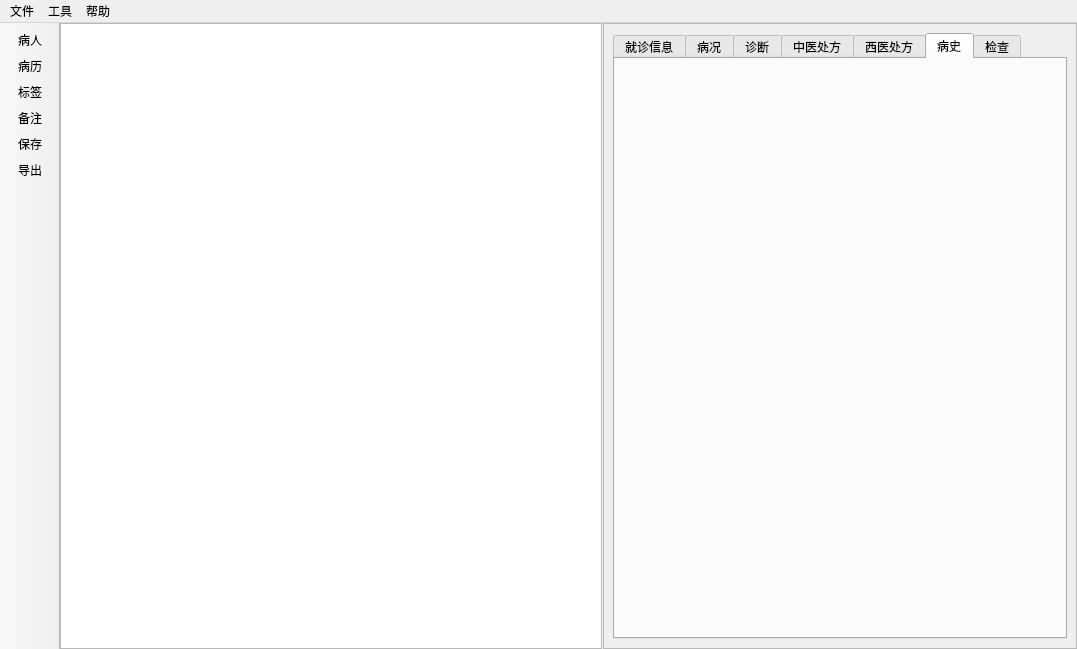
<?xml version="1.0" encoding="UTF-8"?>
<ui version="4.0">
 <class>LaunchWindow</class>
 <widget class="QMainWindow" name="LaunchWindow">
  <property name="geometry">
   <rect>
    <x>0</x>
    <y>0</y>
    <width>1077</width>
    <height>649</height>
   </rect>
  </property>
  <property name="windowTitle">
   <string>LaunchWindow</string>
  </property>
  <widget class="QWidget" name="centralwidget">
   <layout class="QFormLayout" name="formLayout">
    <property name="leftMargin">
     <number>0</number>
    </property>
    <property name="topMargin">
     <number>0</number>
    </property>
    <property name="rightMargin">
     <number>0</number>
    </property>
    <property name="bottomMargin">
     <number>0</number>
    </property>
    <item row="0" column="0" colspan="2">
     <widget class="QSplitter" name="splitter">
      <property name="sizePolicy">
       <sizepolicy hsizetype="Expanding" vsizetype="Expanding">
        <horstretch>0</horstretch>
        <verstretch>0</verstretch>
       </sizepolicy>
      </property>
      <property name="orientation">
       <enum>Qt::Horizontal</enum>
      </property>
      <property name="handleWidth">
       <number>1</number>
      </property>
      <widget class="QStackedWidget" name="funcArea">
       <property name="currentIndex">
        <number>0</number>
       </property>
       <widget class="QWidget" name="page">
        <layout class="QFormLayout" name="formLayout_2">
         <property name="leftMargin">
          <number>0</number>
         </property>
         <property name="topMargin">
          <number>0</number>
         </property>
         <property name="rightMargin">
          <number>0</number>
         </property>
         <property name="bottomMargin">
          <number>0</number>
         </property>
         <item row="0" column="0" colspan="2">
          <widget class="QTreeView" name="treeView">
           <property name="enabled">
            <bool>true</bool>
           </property>
          </widget>
         </item>
        </layout>
       </widget>
      </widget>
      <widget class="QFrame" name="frame">
       <property name="frameShape">
        <enum>QFrame::StyledPanel</enum>
       </property>
       <property name="frameShadow">
        <enum>QFrame::Raised</enum>
       </property>
       <layout class="QFormLayout" name="formLayout_3">
        <item row="0" column="0" colspan="2">
         <widget class="QTabWidget" name="tabWidget">
          <property name="currentIndex">
           <number>5</number>
          </property>
          <widget class="InfoRecordWidget" name="infoRecTab">
           <attribute name="title">
            <string>就诊信息</string>
           </attribute>
          </widget>
          <widget class="StateIllnessWidget" name="stateIllTab">
           <attribute name="title">
            <string>病况</string>
           </attribute>
          </widget>
          <widget class="DiagnosisWidget" name="diagnosisTab">
           <attribute name="title">
            <string>诊断</string>
           </attribute>
          </widget>
          <widget class="FormularTableForm" name="tcmPrescTab">
           <attribute name="title">
            <string>中医处方</string>
           </attribute>
          </widget>
          <widget class="QWidget" name="tab_5">
           <attribute name="title">
            <string>西医处方</string>
           </attribute>
          </widget>
          <widget class="QWidget" name="tab_6">
           <attribute name="title">
            <string>病史</string>
           </attribute>
          </widget>
          <widget class="ExamineWidget" name="tab_7">
           <attribute name="title">
            <string>检查</string>
           </attribute>
          </widget>
         </widget>
        </item>
       </layout>
      </widget>
     </widget>
    </item>
   </layout>
  </widget>
  <widget class="QMenuBar" name="menubar">
   <property name="geometry">
    <rect>
     <x>0</x>
     <y>0</y>
     <width>1077</width>
     <height>26</height>
    </rect>
   </property>
   <widget class="QMenu" name="menu">
    <property name="title">
     <string>文件</string>
    </property>
   </widget>
   <widget class="QMenu" name="menu_2">
    <property name="title">
     <string>帮助</string>
    </property>
   </widget>
   <widget class="QMenu" name="menu_3">
    <property name="title">
     <string>工具</string>
    </property>
   </widget>
   <addaction name="menu"/>
   <addaction name="menu_3"/>
   <addaction name="menu_2"/>
  </widget>
  <widget class="QToolBar" name="toolBar">
   <property name="sizePolicy">
    <sizepolicy hsizetype="Fixed" vsizetype="Fixed">
     <horstretch>0</horstretch>
     <verstretch>0</verstretch>
    </sizepolicy>
   </property>
   <property name="minimumSize">
    <size>
     <width>60</width>
     <height>0</height>
    </size>
   </property>
   <property name="windowTitle">
    <string>toolBar</string>
   </property>
   <property name="movable">
    <bool>false</bool>
   </property>
   <attribute name="toolBarArea">
    <enum>LeftToolBarArea</enum>
   </attribute>
   <attribute name="toolBarBreak">
    <bool>false</bool>
   </attribute>
   <addaction name="actionPatient"/>
   <addaction name="actionRecord"/>
   <addaction name="actionTag"/>
   <addaction name="actionNote"/>
   <addaction name="actionSave"/>
   <addaction name="actionExport"/>
  </widget>
  <action name="actionPatient">
   <property name="icon">
    <iconset resource="../../resources/icons.qrc">
     <normaloff>:/iconfont/patient.svg</normaloff>:/iconfont/patient.svg</iconset>
   </property>
   <property name="text">
    <string>病人</string>
   </property>
   <property name="autoRepeat">
    <bool>false</bool>
   </property>
  </action>
  <action name="actionRecord">
   <property name="icon">
    <iconset resource="../../resources/icons.qrc">
     <normaloff>:/iconfont/record.svg</normaloff>:/iconfont/record.svg</iconset>
   </property>
   <property name="text">
    <string>病历</string>
   </property>
   <property name="autoRepeat">
    <bool>false</bool>
   </property>
  </action>
  <action name="actionTag">
   <property name="icon">
    <iconset resource="../../resources/icons.qrc">
     <normaloff>:/iconfont/tag.svg</normaloff>:/iconfont/tag.svg</iconset>
   </property>
   <property name="text">
    <string>标签</string>
   </property>
   <property name="autoRepeat">
    <bool>false</bool>
   </property>
  </action>
  <action name="actionNote">
   <property name="icon">
    <iconset resource="../../resources/icons.qrc">
     <normaloff>:/iconfont/note.svg</normaloff>:/iconfont/note.svg</iconset>
   </property>
   <property name="text">
    <string>备注</string>
   </property>
   <property name="autoRepeat">
    <bool>false</bool>
   </property>
  </action>
  <action name="actionSave">
   <property name="icon">
    <iconset resource="../../resources/icons.qrc">
     <normaloff>:/iconfont/save.svg</normaloff>:/iconfont/save.svg</iconset>
   </property>
   <property name="text">
    <string>保存</string>
   </property>
   <property name="autoRepeat">
    <bool>false</bool>
   </property>
  </action>
  <action name="actionExport">
   <property name="icon">
    <iconset resource="../../resources/icons.qrc">
     <normaloff>:/iconfont/export.svg</normaloff>:/iconfont/export.svg</iconset>
   </property>
   <property name="text">
    <string>导出</string>
   </property>
   <property name="autoRepeat">
    <bool>false</bool>
   </property>
  </action>
 </widget>
 <customwidgets>
  <customwidget>
   <class>FormularTableForm</class>
   <extends>QWidget</extends>
   <header>widgets/formulartableform.h</header>
   <container>1</container>
  </customwidget>
  <customwidget>
   <class>InfoRecordWidget</class>
   <extends>QWidget</extends>
   <header>widgets/inforecordwidget.h</header>
   <container>1</container>
  </customwidget>
  <customwidget>
   <class>StateIllnessWidget</class>
   <extends>QWidget</extends>
   <header>widgets/stateillnesswidget.h</header>
   <container>1</container>
  </customwidget>
  <customwidget>
   <class>DiagnosisWidget</class>
   <extends>QWidget</extends>
   <header>widgets/diagnosiswidget.h</header>
   <container>1</container>
  </customwidget>
  <customwidget>
   <class>ExamineWidget</class>
   <extends>QWidget</extends>
   <header>widgets/examinewidget.h</header>
   <container>1</container>
  </customwidget>
 </customwidgets>
 <resources>
  <include location="../../resources/icons.qrc"/>
 </resources>
 <connections/>
</ui>
